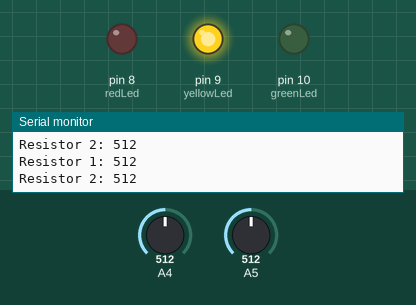
The program below on a simulated Arduino Uno, built with avr-gcc and run on an emulated ATmega328P. Shown: output pins drawn as LEDs (lit = HIGH), the last lines printed to the serial monitor. The inputs (shaded band) are chosen by the test bench; at power-on: A4 = 512, A5 = 512.

Above: at 1.3 s.
1.4 s: A4 set to 553
2.9 s: A4 set to 571
At 4.2 s:
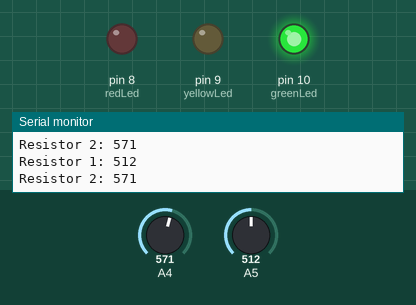
4.5 s: A5 set to 536
At 5.4 s:
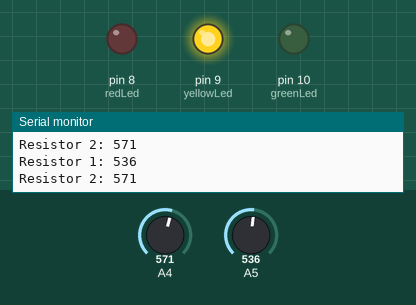
6.0 s: A5 set to 612
7.5 s: A5 set to 640
At 7.9 s:
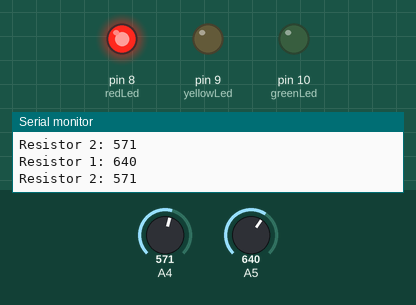
9.0 s: A5 set to 511
At 10.3 s:
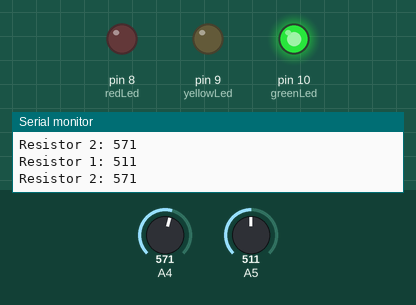
Timing chart, 0 to 11.5 s (numbered marks = the images above; inputs shaded):
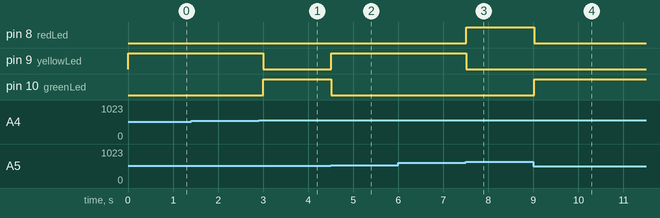

The program:

main.cpp
```cpp
#include <Arduino.h>

#define greenLed 10
#define yellowLed 9
#define redLed 8


int resistor1value = 0;
int resistor2value = 0;
int threshold = 50;


void setup() {
	Serial.begin(9600);

	pinMode(greenLed, OUTPUT);
	pinMode(yellowLed, OUTPUT);
	pinMode(redLed, OUTPUT);

	digitalWrite(greenLed, LOW);
	digitalWrite(yellowLed, LOW);
	digitalWrite(redLed, LOW);
}

void loop() {
	resistor1value = analogRead(A5);
	resistor2value = analogRead(A4);

	Serial.println("Resistor 1: " + String(resistor1value));
	Serial.println("Resistor 2: " + String(resistor2value));

	if((resistor1value + threshold) < resistor2value) {
		digitalWrite(greenLed, HIGH);
		digitalWrite(yellowLed, LOW);
		digitalWrite(redLed, LOW);
	} else if((resistor2value + threshold) < resistor1value) {
		digitalWrite(greenLed, LOW);
		digitalWrite(yellowLed, LOW);
		digitalWrite(redLed, HIGH);
	} else {
		digitalWrite(greenLed, LOW);
		digitalWrite(yellowLed, HIGH);
		digitalWrite(redLed, LOW);
	}
	delay(500);
}
```

Measured:
- the behaviour switches between 562 and 563 on A4 (found by bisection; images 0 and 1)
- the behaviour switches between 520 and 521 on A5 (found by bisection; images 1 and 2)
- the behaviour switches between 621 and 622 on A5 (found by bisection; images 2 and 3)
- after the input at 2.9 s, pin 9 (yellowLed): HIGH → LOW after 0.11 s; pin 10 (greenLed): LOW → HIGH after 0.11 s
- after the input at 4.5 s, pin 9 (yellowLed): LOW → HIGH at once; pin 10 (greenLed): HIGH → LOW at once
- after the input at 7.5 s, pin 8 (redLed): LOW → HIGH at once; pin 9 (yellowLed): HIGH → LOW at once
- after the input at 9.0 s, pin 8 (redLed): HIGH → LOW at once; pin 10 (greenLed): LOW → HIGH at once
